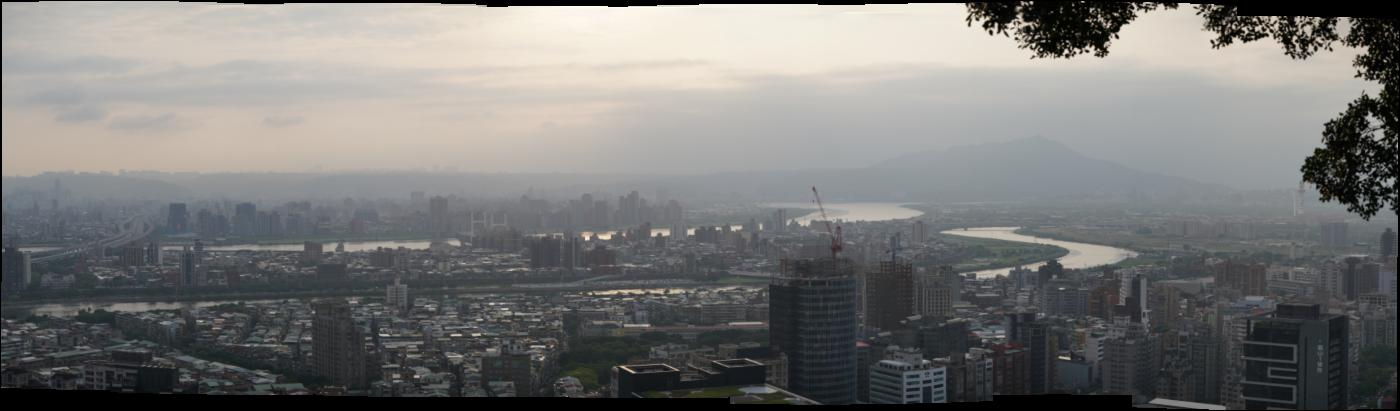
#> input picture Jiannan/pano.jpg, 1400 x 411 px; its folder holds only this picture in this run
$ python match.py
#> lines starting #> are read from the running program, lines starting #| are printed output that depends on the picture
### SIFT.py
import argparse
import os
import sys
import time
import math
import cv2
import numpy as np
from tqdm import tqdm
import matplotlib.pyplot as plt
from functools import cmp_to_key
from numpy.linalg import lstsq, norm

SIFT_INIT_SIGMA = 0.5
SIFT_ORI_HIST_BINS = 36
SIFT_ORI_SIG_FCTR = 1.5
SIFT_ORI_RADIUS = 3 * SIFT_ORI_SIG_FCTR
SIFT_ORI_PEAK_RATIO = 0.8
SIFT_FIXPT_SCALE = 1
SIFT_DESCR_HIST_BINS = 8
SIFT_DESCR_WIDTH = 4
SIFT_DESCR_SCL_FCTR = 3
SIFT_DESCR_MAG_THR = 0.2
SIFT_INT_DESCR_FCTR = 512


class SIFT:
    def __init__(self):
        pass

    # create base image with double size and convert rgb to gray
    @staticmethod
    def create_initial_image(img, sigma):
        print(f"Shape of input image: {str(img.shape)}")
        print("Creating base image...")

        if(len(img.shape) > 2 and (img.shape[2] == 3 or img.shape[2] == 4)):
            gray = cv2.cvtColor(img, cv2.COLOR_BGR2GRAY)
        else:
            gray = img.copy()
        # gray = cv2.cvtColor(img, cv2.COLOR_BGR2GRAY)
        sig_diff = math.sqrt(max(sigma**2 - (2*SIFT_INIT_SIGMA)**2, 0.01) )
        dbl = cv2.resize(gray, (0, 0), fx=2, fy=2, interpolation=cv2.INTER_LINEAR)
        dbl = cv2.GaussianBlur(dbl, (0, 0), sigmaX=sig_diff, sigmaY=sig_diff)
        return dbl

    # build a gussian pyramid from base image with given sigma and n_octave_layers
    @staticmethod
    def build_gaussian_pyramid(img, sigma, n_octave_layers):
        print("Building Gaussian pyramid...")
        n_octaves = int(np.round(np.log(min(img.shape)) / np.log(2) - 1))

        n_images_per_octave = n_octave_layers + 3
        sig = np.zeros(n_images_per_octave)

        k = pow(2, 1 / n_octave_layers)
        #  precompute Gaussian sigmas using the following formula:
        #  \sigma_{total}^2 = \sigma_{i}^2 + \sigma_{i-1}^2
        sig[0] = sigma

        for i in range(n_images_per_octave):
            sig_prev = pow(k, i-1) * sigma
            sig_total = sig_prev * k
            sig[i] = math.sqrt(sig_total**2 - sig_prev**2)

        # building gussian pyramid
        dim = (n_octaves, n_images_per_octave)
        pyr = np.empty(dim, dtype=object)

        for o in range(n_octaves):
            pyr[o][0] = img
            for i in range(1, n_images_per_octave):
                img = cv2.GaussianBlur(img, (0, 0), sig[i], sig[i])
                pyr[o][i] = img

            octave_base = pyr[o,-3]
            img = cv2.resize(octave_base, (0,0), fx=0.5, fy=0.5, interpolation=cv2.INTER_NEAREST)

        print("Finsihed building Gaussian pyramid of shape: %s" % str(pyr.shape))
        return pyr

    @staticmethod
    def build_DoG_pyramid(pyr):
        dim = (pyr.shape[0], pyr.shape[1]-1)
        dog_pyramid  = np.empty(dim, dtype=object)

        for i in range(dim[0]):
            for j in range(dim[1]):
                dog_pyramid[i, j] = np.array(cv2.subtract(pyr[i, j+1], pyr[i, j]), dtype=np.float32)

        return dog_pyramid

    @staticmethod
    def find_scale_space_extrema(pyr, dog_pyr,  n_octave_layers, sigma, image_border_width, contrast_threshold=0.04):
        print('Finding scale-space extrema...')
        n_octaves = pyr.shape[0]
        threshold = np.floor(0.5 * contrast_threshold / n_octave_layers * 255 * SIFT_FIXPT_SCALE)  # from OpenCV implementation

        n = SIFT_ORI_HIST_BINS
        keypoints = []

        for o in range(n_octaves):
            for idx in range(1, n_octave_layers+1):
                img = dog_pyr[o, idx]
                prev_img = dog_pyr[o, idx-1]
                next_img = dog_pyr[o, idx+1]

                # r: stands for row
                # c: stands for column
                for r in tqdm(range(image_border_width, prev_img.shape[0] - image_border_width)):
                    for c in range(image_border_width, prev_img.shape[1] - image_border_width):
                        if SIFT.is_extremum(img[r-1:r+2, c-1:c+2], prev_img[r-1:r+2, c-1:c+2], next_img[r-1:r+2, c-1:c+2], threshold):
                            localization_result = SIFT.localize_extremum_via_quadratic_fit(r, c, idx, o, n_octave_layers, dog_pyr, sigma, contrast_threshold, image_border_width)
                            if localization_result != False:
                                kpt, r1, c1, layer = localization_result
                                scl_octv = kpt.size*0.5/(1 << o)

                                omax, hist = SIFT.calc_orientation_hist(pyr[o, layer], kpt, o, int(np.round(SIFT_ORI_RADIUS * scl_octv)), SIFT_ORI_SIG_FCTR * scl_octv, n)
                                mag_thr = omax * SIFT_ORI_PEAK_RATIO

                                for j in range(n):
                                    l = (j - 1) % n
                                    r2 = (j + 1 ) % n

                                    if(hist[j] > hist[l] and hist[j] > hist[r2] and hist[j] >= mag_thr):
                                        bin_vote = (j + 0.5 * (hist[l]-hist[r2]) / (hist[l] - 2*hist[j] + hist[r2])) % n
                                        kpt.angle = 360 - (float)((360/n) * bin_vote)
                                        if np.zeros_like(abs(kpt.angle - 360)):
                                            kpt.angle = 0
                                        keypoints.append(kpt)
        return keypoints
    @staticmethod
    def is_extremum(img_sub, prev_img_sub, next_img_sub, threshold):
        val = img_sub[1, 1]
        if abs(val) > threshold:
            if val > 0:
                return (np.all(val >= [prev_img_sub, next_img_sub, img_sub]))
            elif val < 0:
                return (np.all(val <= [prev_img_sub, next_img_sub, img_sub]))
        return False


    @staticmethod
    def localize_extremum_via_quadratic_fit(r, c, image_index, octave_index, n_octave_layers, dog_pyr, sigma, contrast_threshold, image_border_width, eigenvalue_ratio=10, max_interp_steps=5):
        img_scale = 1/(255*SIFT_FIXPT_SCALE)
        deriv_scale = img_scale*0.5
        second_deriv_scale = img_scale
        cross_deriv_scale = img_scale*0.25

        for i in range(max_interp_steps):
            img = dog_pyr[octave_index, image_index]
            prev_img = dog_pyr[octave_index, image_index-1]
            next_img = dog_pyr[octave_index, image_index+1]

            dD = np.array([(img[r, c+1] - img[r, c-1]), (img[r+1, c] - img[r-1, c]), (next_img[r, c] - prev_img[r, c])]) * deriv_scale

            v2 = img[r, c]*2

            dxx = (img[r, c+1] + img[r, c-1] - v2)*second_deriv_scale
            dyy = (img[r+1, c] + img[r-1, c] - v2)*second_deriv_scale
            dss = (next_img[r, c] + prev_img[r, c] - v2)*second_deriv_scale

            dxy = (img[r+1, c+1] - img[r+1, c-1] - img[r-1, c+1] + img[r-1, c-1])*cross_deriv_scale
            dxs = (next_img[r, c+1] - next_img[r, c-1] - prev_img[r, c+1] + prev_img[r, c-1])*cross_deriv_scale
            dys = (next_img[r+1, c] - next_img[r-1, c] - prev_img[r+1, c] + prev_img[r-1, c])*cross_deriv_scale

            H = np.array([[dxx, dxy, dxs], [dxy, dyy, dys], [dxs, dys, dss]])
            X = lstsq(H, dD, rcond=None)[0]

            xc, xr, xi = tuple(-X)

            if np.all(np.abs(X)<0.5):
                break

            c += int(np.round(xc))
            r += int(np.round(xr))
            image_index += int(np.round(xi))

            if(image_index < 1 or image_index > n_octave_layers or
                c < image_border_width or c >= img.shape[1] - image_border_width  or
                r < image_border_width or r >= img.shape[0] - image_border_width):
                return False


        # ensure convergence of interpolation
        if i >= max_interp_steps:
            return False
        else:
            img = dog_pyr[octave_index, image_index]
            prev_img = dog_pyr[octave_index, image_index-1]
            next_img = dog_pyr[octave_index, image_index+1]

            dD = np.array([(img[r, c+1] - img[r, c-1]), (img[r+1, c] - img[r-1, c]), (next_img[r, c] - prev_img[r, c])]) * deriv_scale

            t = dD.dot(-X)

            contr = img[r, c]*img_scale + t * 0.5
            if(abs(contr) * n_octave_layers < contrast_threshold):
                return False

            # principal curvatures are computed using the trace and det of Hessian
            v2 = img[r, c]*2
            dxx = (img[r, c+1] + img[r, c-1] - v2)*second_deriv_scale
            dyy = (img[r+1, c] + img[r-1, c] - v2)*second_deriv_scale
            dxy = (img[r+1, c+1] - img[r+1, c-1] - img[r-1, c+1] + img[r-1, c-1])*cross_deriv_scale

            tr = dxx + dyy
            det = dxx * dyy - dxy * dxy

            if(det <= 0 or (tr**2)*eigenvalue_ratio >= ((eigenvalue_ratio + 1)**2)*det):
                return False

        kpt = cv2.KeyPoint()
        kpt.pt = ((c + xc) * (2**octave_index), (r + xr) * (2**octave_index))
        kpt.octave = octave_index + image_index*(2**8) + int(np.round((xi + 0.5)*255))*(2**16)
        kpt.size = sigma * pow(2, (image_index + xi) / n_octave_layers)*(2**octave_index)*2
        kpt.response = abs(contr)

        return kpt, r, c, image_index


    @staticmethod
    def calc_orientation_hist(img, kpt, octave_index, radius, sigma, n):
        # print("Calculating orientation hist...")
        img = np.array(img, dtype=np.float32)
        hist = np.zeros(n, dtype=np.float32)
        temphist = np.zeros(n, dtype=np.float32)
        length = (radius*2+1)**2
        expf_scale = -1 / (2 * (sigma**2))

        X = np.zeros(length)
        Y = np.zeros(length)
        W = np.zeros(length)

        k = 0
        for i in range(-radius, radius+1):
            # y = int(pt[1] + i)
            y = int(np.round(kpt.pt[1] / np.float32(2 ** octave_index))) + i
            if (y <= 0 or y >= img.shape[0] - 1):
                continue
            for j in range(-radius, radius+1):
                # x = int(pt[0] + j)
                x = int(np.round(kpt.pt[0] / np.float32(2 ** octave_index))) + j
                if (x<=0 or x >= img.shape[1] - 1):
                    continue

                dx = img[y, x+1] - img[y, x-1]
                dy = img[y-1, x] - img[y+1, x]
                X[k], Y[k], W[k] = dx, dy, (i**2 + j**2)*expf_scale
                k += 1

        length = k

        # compute gradient values, orientations and the weights over the pixel neighborhood
        W = np.exp(W[:length])
        Ori = np.rad2deg(np.arctan2(Y[:length], X[:length]))
        Mag = np.sqrt(np.power(X[:length], 2) + np.power(Y[:length], 2))

        for k in range(length):
            bin_vote = np.round((n/360)*Ori[k]).astype(int) % n
            temphist[bin_vote] += W[k]*Mag[k]

        # smooth the histogram

        for i in range(n):
            hist[i] = (temphist[i-2] + temphist[(i+2)%n])*(1/16) + (temphist[i-1] + temphist[(i+1)%n])*(4/16) + temphist[i]*(6/16)

        maxval = np.max(hist)

        return maxval, hist

    @staticmethod
    def compare_keypoints(keypoint1, keypoint2):
        if keypoint1.pt[0] != keypoint2.pt[0]:
            return keypoint1.pt[0] - keypoint2.pt[0]
        if keypoint1.pt[1] != keypoint2.pt[1]:
            return keypoint1.pt[1] - keypoint2.pt[1]
        if keypoint1.size != keypoint2.size:
            return keypoint2.size - keypoint1.size
        if keypoint1.angle != keypoint2.angle:
            return keypoint1.angle - keypoint2.angle
        if keypoint1.response != keypoint2.response:
            return keypoint2.response - keypoint1.response
        if keypoint1.octave != keypoint2.octave:
            return keypoint2.octave - keypoint1.octave
        return keypoint2.class_id - keypoint1.class_id

    @staticmethod
    def remove_duplicate_keypoints(keypoints, n_points):
        if len(keypoints) < 2:
            return keypoints

        keypoints.sort(key=cmp_to_key(SIFT.compare_keypoints))
        unique_keypoints = [keypoints[0]]


        for next_keypoint in keypoints[1:]:
            last_unique_keypoint = unique_keypoints[-1]
            if last_unique_keypoint.pt[0] != next_keypoint.pt[0] or \
            last_unique_keypoint.pt[1] != next_keypoint.pt[1] or \
            last_unique_keypoint.size != next_keypoint.size or \
            last_unique_keypoint.angle != next_keypoint.angle:
                unique_keypoints.append(next_keypoint)

        if len(unique_keypoints) > n_points:
            threshold = - np.partition(np.array([-kpt.response for kpt in unique_keypoints]), n_points)[n_points-1]
            return [keypoint for keypoint in unique_keypoints if keypoint.response >= threshold]
        else:
            return unique_keypoints


    @staticmethod
    def convert_keypoints_to_input_image_size(keypoints):
        """Convert keypoint point, size, and octave to input image size
        """
        converted_keypoints = []
        for keypoint in keypoints:
            keypoint.pt = tuple(0.5 * np.array(keypoint.pt))
            keypoint.size *= 0.5
            keypoint.octave = (keypoint.octave & ~255) | ((keypoint.octave - 1) & 255)
            converted_keypoints.append(keypoint)
        return converted_keypoints

    @staticmethod
    def calc_descriptors(pyr, keypoints, n_octave_layers):
        d, n = SIFT_DESCR_WIDTH, SIFT_DESCR_HIST_BINS

        descriptors = []
        for kpt in tqdm(keypoints):
            octave = kpt.octave & 255
            layer = (kpt.octave >> 8) & 255
            if octave >= 128:
                octave = octave | -128
            if octave >= 0:
                scale = 1 / (1 << octave)
            else:
                scale = 1 << -octave
            # assert (octave >= -1 and layer <= n_octave_layers+2)
            size = kpt.size * scale
            ptf = (kpt.pt[0]*scale, kpt.pt[1]*scale)
            img = pyr[(octave + 1),  layer]
            angle = 360 - kpt.angle

            if np.zeros_like(abs(angle - 360)):
                angle = 0
            # print(f"Calculating descriptors at ({kpt.pt[0]}, {kpt.pt[1]})")
            descriptor = SIFT.calc_SIFT_descriptor(img, ptf, angle, size*0.5, d, n)
            descriptors.append(descriptor)

        return descriptors

    @staticmethod
    def calc_SIFT_descriptor(img, ptf, ori, scl, d, n):
        img = img.astype(np.float32)
        rows, cols = img.shape
        pt = np.round(np.array(ptf)).astype(int)
        cos_t, sin_t = math.cos(np.deg2rad(ori)), math.sin(np.deg2rad(ori))
        bins_per_rad = n / 360
        exp_scale = 1 / ((d**2)*0.5)
        hist_width = SIFT_DESCR_SCL_FCTR * scl

        radius = int(np.round(hist_width * math.sqrt(2) * (d+1) * 0.5))
        radius = int(min(radius, math.sqrt(rows ** 2 + cols ** 2)))

        cos_t /= hist_width
        sin_t /= hist_width

        length = (radius*2+1)**2
        hist_length = ((d+2)**2) * (n+2)

        X = np.zeros(length, dtype=np.float32)
        Y = np.zeros(length, dtype=np.float32)
        Mag = np.zeros(length, dtype=np.float32)
        W = np.zeros(length, dtype=np.float32)
        RBin = np.zeros(length, dtype=np.float32)
        CBin = np.zeros(length, dtype=np.float32)
        hist = np.zeros(hist_length, dtype=np.float32)

        k = 0
        for i in range(-radius, radius+1):
            for j in range(-radius, radius+1):
                c_rot, r_rot = j * cos_t - i *sin_t,  j * sin_t + i * cos_t
                rbin, cbin = r_rot + d/2 - 0.5, c_rot + d/2 - 0.5
                r, c = pt[1]+i , pt[0]+j

                if (rbin > -1 and rbin < d and cbin > -1 and cbin < d and
                    r > 0 and r < rows - 1 and c > 0 and c < cols - 1):
                    dx = img[r, c+1] - img[r, c-1]
                    dy = img[r-1, c] - img[r+1, c]
                    X[k], Y[k], RBin[k], CBin[k] = dx, dy, rbin, cbin
                    W[k] = (c_rot**2 + r_rot**2)*exp_scale
                    k += 1

        length = k
        W = np.exp(W[:length])
        Ori = np.rad2deg(np.arctan2(Y[:length], X[:length]))
        Mag = np.sqrt(np.power(X[:length], 2) + np.power(Y[:length], 2))

        for k in range(length):
            rbin, cbin = RBin[k], CBin[k]
            obin = (Ori[k] - ori) * bins_per_rad
            mag = Mag[k] * W[k]

            r0, c0, o0 = tuple(np.floor((rbin, cbin, obin)).astype(int))
            rbin -= r0
            cbin -= c0
            obin -= o0

            o0 =  o0 % n

            v_r1 = mag*rbin
            v_r0 = mag - v_r1
            v_rc11 = v_r1*cbin
            v_rc10 = v_r1 - v_rc11
            v_rc01 = v_r0*cbin
            v_rc00 = v_r0 - v_rc01
            v_rco111 = v_rc11*obin
            v_rco110 = v_rc11 - v_rco111
            v_rco101 = v_rc10*obin
            v_rco100 = v_rc10 - v_rco101
            v_rco011 = v_rc01*obin
            v_rco010 = v_rc01 - v_rco011
            v_rco001 = v_rc00*obin
            v_rco000 = v_rc00 - v_rco001

            # print(r0, c0, o0)
            idx = ((r0+1)*(d+2) + c0+1)*(d+2) + o0
            # print(idx)
            hist[idx] += v_rco000
            hist[idx+1] += v_rco001
            hist[idx+(n+2)] += v_rco010
            hist[idx+(n+3)] += v_rco011
            hist[idx+(d+2)*(n+2)] += v_rco100
            hist[idx+(d+2)*(n+2)+1] += v_rco101
            hist[idx+(d+3)*(n+2)] += v_rco110
            hist[idx+(d+3)*(n+2)+1] += v_rco111

        length = d*d*n
        dst = np.zeros(length, dtype=np.float32)
        for i in range(d):
            for j in range(d):
                idx = ((i+1)*(d+2) + (j+1))*(n+2)
                hist[idx] += hist[idx+n]
                hist[idx+1] += hist[idx+n+1]
                for k in range(n):
                    dst[(i*d + j)*n + k] = hist[idx+k]

        thr = norm(dst)*SIFT_DESCR_MAG_THR
        dst = np.minimum(dst, thr)
        nrm2 = SIFT_INT_DESCR_FCTR/max(norm(dst), sys.float_info.epsilon)
        dst = np.maximum(np.minimum(np.round(dst*nrm2), 255), 0)
        return dst

    @staticmethod
    def detect_and_compute(img):
        base_img = SIFT.create_initial_image(img, sigma=1.6)
        pyr = SIFT.build_gaussian_pyramid(base_img, sigma=1.6, n_octave_layers=3)
        dog_pyr = SIFT.build_DoG_pyramid(pyr)
        keypoints = SIFT.find_scale_space_extrema(pyr, dog_pyr,  n_octave_layers=3, sigma=1.6, image_border_width=5, contrast_threshold=0.04)
        keypoints = SIFT.remove_duplicate_keypoints(keypoints, n_points=4000)
        keypoints = SIFT.convert_keypoints_to_input_image_size(keypoints)
        descriptors = SIFT.calc_descriptors(pyr, keypoints, n_octave_layers=3)

        return keypoints, descriptors

# [10 lines left out: functions get_args, safe_mkdir, not called in this run]


# [28 lines that do not run on import are left out]


### match.py
import os
from time import time
import numpy as np
import cv2 as cv
from scipy.spatial import KDTree
import random
from matplotlib import pyplot as plt
import glob
from PIL import Image
from tqdm import tqdm
from SIFT import SIFT as S

def SIFT(img):
  gray = cv.cvtColor(img, cv.COLOR_BGR2GRAY)
  sift = S()
  k, d = sift.detect_and_compute(gray)
  d = np.array(d)
  return k, d

def cylindrical_warp(src, f):
  map_x = np.zeros((src.shape[0], src.shape[1]), dtype=np.float32)
  map_y = np.zeros((src.shape[0], src.shape[1]), dtype=np.float32)

  c = [ src.shape[0] / 2.0, src.shape[1] / 2.0 ]
  f2 = f ** 2


  for i in range(src.shape[0]):
    map_x[i] = (f * np.tan( 1.0 * (np.arange(src.shape[1]) - c[1]) / f ) + c[1])
    map_y[i] = 1.0 * (i - c[0]) / f * np.sqrt( (map_x[i] - c[1])**2 + f2 ) + c[0]

  warp = cv.remap(src, map_x, map_y, cv.INTER_LINEAR,	borderMode = cv.BORDER_CONSTANT)
  cutoff = [0, src.shape[1] - 1]
  black = np.zeros(3)  # Black pixel.
  while np.array_equal(warp[ int(warp.shape[0]/2), cutoff[0] ], black):
    cutoff[0] += 1
  while np.array_equal(warp[ int(warp.shape[0]/2), cutoff[1] ], black):
    cutoff[1] -= 1
  warp = warp[ :, cutoff[0]+2 : cutoff[1]-1 ]

  return warp

# [198 lines left out: functions match_feat, plot_matches, homography, cylin_affine, ransac, stitch_img, not called in this run]


fns = sorted(glob.glob(os.path.join("Jiannan","*.JPG")))
print(fns)
img = []
kp, des = [], []
pre, cur = None, None

img = cv.imread(fns[0])
#> img is the input picture: shape (411, 1400, 3); mean B, G, R 118.7, 120.1, 120.4
resize_ratio = 8
dim = ( img.shape[0] // resize_ratio, img.shape[1] // resize_ratio )
print("Resized dimension:", dim)
#| Resized dimension: (51, 175)

# assume we can get the focal length estimate
# focal = [2146.8, 2145.43, 2143.63, 2141.88, 2140.77, 2138.3, 2135.64, 2130.42, 2127.55, 2124.3, 2117.83, 2116.86, 2115.19, 2113.63, 2149.37]
focal = []
with open(os.path.join("data/Jiannan", "pano.txt")) as f:
#> (reads Jiannan/pano.txt from the repository)
  ind = 1
  for line in f:
    if ind % 13 == 12:
      focal.append(float(line))
    ind += 1

# focal = [f/resize_ratio for f in focal]

print("focal lengths:", focal)

class Partial_img:
  def __init__(self, img = None, kp = None, des = None):
    self.img = img
    self.kp = kp
    self.des = des
panorama = None
for i in tqdm(range(len(fns))):
  img = cv.resize(cv.imread(fns[i]), (dim[1], dim[0]))
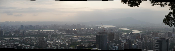
#> img: shape (51, 175, 3); mean B, G, R 118.9, 120.2, 120.5
  # img = cv.imread(fns[i])
  img = cylindrical_warp(img, focal[i])
#> after the loop in cylindrical_warp, `for i in range(src.shape[0]):`:
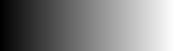
#> map_x: shape (51, 175) float32; min -0.0587, max 174.1, mean 87; drawn with min black and max white
#> after the loop in cylindrical_warp, `for i in range(src.shape[0]):`:
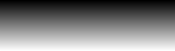
#> map_y: shape (51, 175) float32; min -0.0257, max 50.02, mean 25; drawn with min black and max white
#> in cylindrical_warp, `warp = warp[ :, cutoff[0]+2 : cutoff[1]-1 ]`:
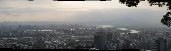
#> warp: shape (51, 171, 3); mean B, G, R 119.8, 121.2, 121.5
  k, d = SIFT(img)
#| Shape of input image: (51, 171)
#> in create_initial_image, `dbl = cv2.resize(gray, (0, 0), fx=2, fy=2, interpolation=cv2.INTER_LIN..`:
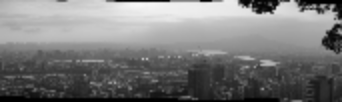
#> dbl: shape (102, 342); min 0, max 247, mean 121.1
#> in create_initial_image, `dbl = cv2.GaussianBlur(dbl, (0, 0), sigmaX=sig_diff, sigmaY=sig_diff)`:
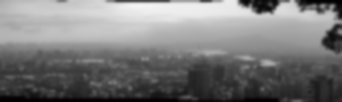
#> dbl: shape (102, 342); min 0, max 244, mean 121.2
#> (the rest of the program and of its run is left out)
